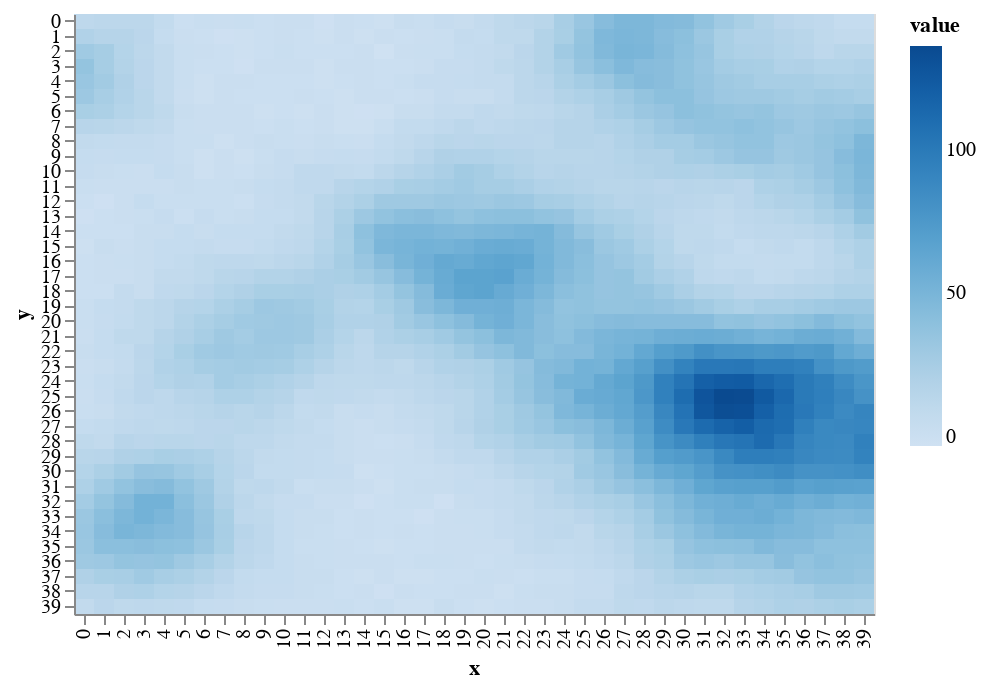

Write notebook code for a chart like this one.
### Code cell
draw.drawRainFall(world.grid_rainfall)

### Figure 1 — Vega-Lite specification as saved in the notebook (floating-point values rounded to 4 significant figures; data arrays with more than 128 entries replaced by an {"elided": "..."} marker saying what was removed)
{"$schema": "https://vega.github.io/schema/vega-lite/v2.6.0.json", "config": {"view": {"height": 300, "width": 400}}, "data": {"name": "data-8261ffa80f0eb2c66ca07b057ed179f8"}, "datasets": {"data-8261ffa80f0eb2c66ca07b057ed179f8": {"elided": "1600 records"}}, "encoding": {"color": {"field": "value", "scale": {"scheme": "blues"}, "type": "quantitative"}, "x": {"field": "x", "type": "ordinal"}, "y": {"field": "y", "type": "ordinal"}}, "mark": "rect"}
